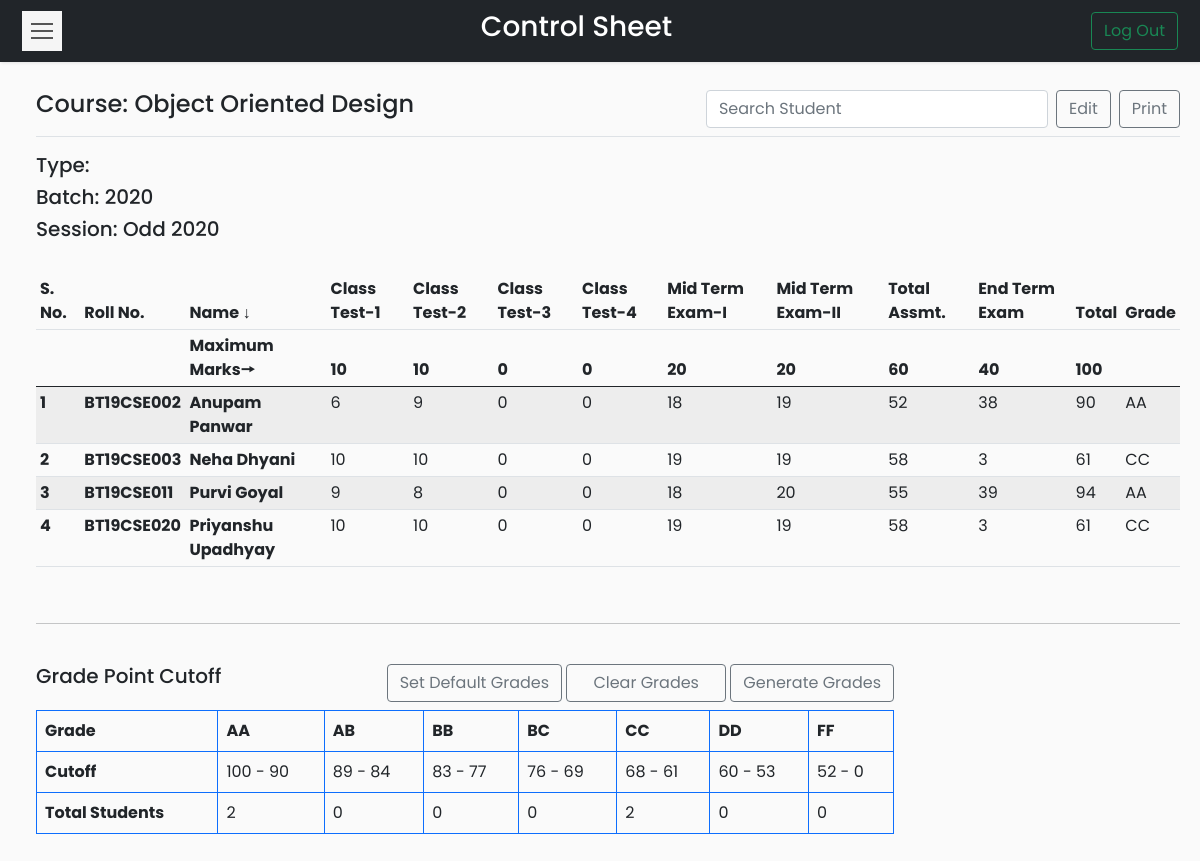
/Codes/coursetable.php?course=CSL-253 (signed in), run on an earlier commit of the app's database.
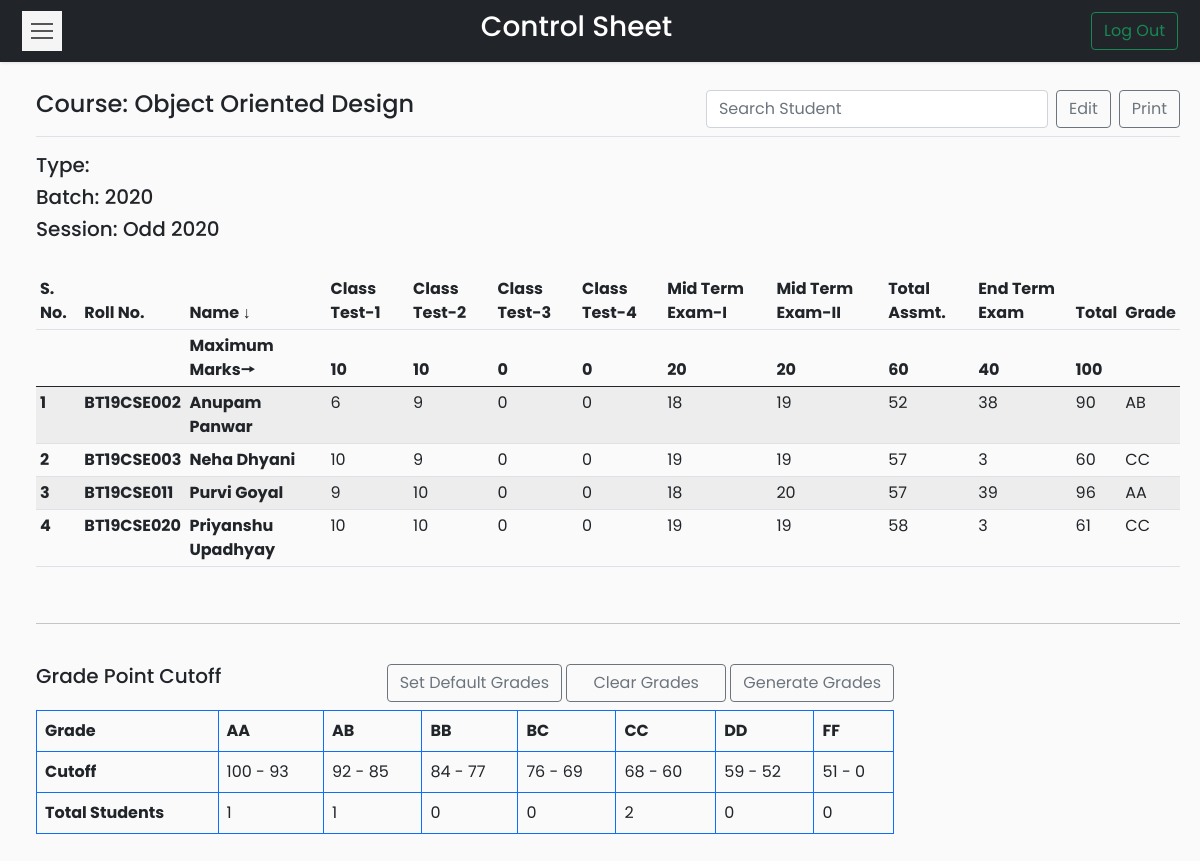
And on a later commit of the database.
### tables this page shows
CREATE TABLE `courses` (
  `id` int(11) NOT NULL,
  `course_name` varchar(50) NOT NULL,
  `course_code` varchar(20) NOT NULL,
  `batch` varchar(20) NOT NULL,
  `semester` varchar(20) NOT NULL,
  `mct1` int(11) NOT NULL,
  `mct2` int(11) NOT NULL,
  `mct3` int(11) NOT NULL,
  `mct4` int(11) NOT NULL,
  `mmt1` int(11) NOT NULL,
  `mmt2` int(11) NOT NULL,
  `mta` int(11) NOT NULL,
  `met` int(11) NOT NULL,
  `mt` int(11) NOT NULL,
  `flag` tinyint(1) DEFAULT 0,
  `type` varchar(5) DEFAULT NULL
);

CREATE TABLE `controlsheet` (
  `course_code` varchar(20) NOT NULL,
  `roll_no` varchar(20) NOT NULL,
  `name` varchar(20) NOT NULL,
  `class_test_1` varchar(8) NOT NULL,
  `class_test_2` varchar(8) NOT NULL,
  `class_test_3` varchar(8) NOT NULL,
  `class_test_4` varchar(8) NOT NULL,
  `mid_term_1` varchar(8) NOT NULL,
  `mid_term_2` varchar(8) NOT NULL,
  `total_assessment` int(11) NOT NULL,
  `end_term` varchar(8) NOT NULL,
  `total_marks` int(11) NOT NULL,
  `grade` varchar(5) DEFAULT NULL
);

CREATE TABLE `gradewindow` (
  `course_code` varchar(20) NOT NULL,
  `grade` varchar(5) NOT NULL,
  `lower_cutoff` float NOT NULL,
  `upper_cutoff` float NOT NULL,
  `no_of_students` int(11) DEFAULT NULL
);

### Codes/coursetable.php (the view, shortened to what this page needs)
<?php
if (isset($_SESSION['id'])) {
?>
    <!DOCTYPE html>
    <html>
    <head>
        <link rel="stylesheet" href="css/bootstrap.min.css">
        <link rel="stylesheet" href="css/custom.css">
        <?php
        require_once __DIR__ . '/connection/connect.php';
        if (isset($_GET['course'])) {
            $cd = $_GET['course'];
        } else {
            header('Location: dashboard.php?error=ERROR OCCURRED');
            exit();
        }
        ?>
    </head>
    <body>
        <nav class="navbar navbar-light bg-dark">
            <div class="container-fluid">
                <button type="button" id="sidebarCollapse" class="navbar-btn">
                    <span></span>
                    <span></span>
                    <span></span>
                </button>
                <span class="text-white h3">Control Sheet</span>
                <form class="d-flex">
                    <a href="logout.php">
                        <button class="btn btn-outline-success" type="button">Log Out</button>
                    </a>
                </form>
            </div>
        </nav>
        <div class="wrapper">
            <div id="content">
                <?php
                $sql = "SELECT course_name, semester, batch,type FROM courses WHERE course_code='$cd'";
                $result = $conn->query($sql);
                $row = $result->fetch_assoc();
                $cn = $row['course_name'];
                ?>
                <main class="col-md-auto ms-sm-3 col-lg-auto px-md-auto" id="printableTable">
                    <div class="d-flex justify-content-between flex-wrap flex-md-nowrap align-items-center pt-2 pb-2 mb-3 border-bottom btn-toolbar mb-3" role="toolbar" aria-label="Toolbar with button groups">
                        <h4 class="h4"><?php echo "Course: " . $cn ?></h4>
                        <div class="d-grid gap-2 d-flex" role="group" aria-label="First group">
                            <input type="search" class="form-control" id="datatable-search-input" placeholder="Search Student" onkeyup="filterTable()">
                            <a type="button" class="btn btn-outline-secondary" href=<?php
                                                                                    if ($_SESSION['name'] == 'Admin') {
                                                                                        echo "edit_admin.php?course=" . $cd;
                                                                                    } else {
                                                                                        echo "edit.php?course=" . $cd;
                                                                                    } ?>>Edit</a>
                            <a type="button" class="btn btn-outline-secondary" target="_blank" href="print.php?course=<?php echo $cd ?>">Print</a>
                        </div>
                    </div>
                    <h5>Type: <?php echo $row['type']; ?></h5>
                    <h5>Batch: <?php echo $row['batch']; ?></h5>
                    <h5>Session: <?php echo $row['semester']; ?></h5>
                    <br>
                    <div class="table-responsive">
                        <table class="table table-striped table-sm" id="table">
                            <thead>
                                <tr>
                                    <th>S. No.</th>
                                    <th>Roll No.</th>
                                    <th>Name ↓</th>
                                    <th>Class Test-1</th>
                                    <th>Class Test-2</th>
                                    <th>Class Test-3</th>
                                    <th>Class Test-4</th>
                                    <th>Mid Term Exam-I</th>
                                    <th>Mid Term Exam-II</th>
                                    <th>Total Assmt.</th>
                                    <th>End Term Exam</th>
                                    <th>Total</th>
                                    <th>Grade</th>
                                </tr>
                                <tr>
                                    <th></th>
                                    <th></th>
                                    <?php
                                    $sql = "SELECT * FROM courses WHERE course_code='$cd'";
                                    $result = $conn->query($sql);
                                    if ($row = $result->fetch_assoc()) {
                                    ?>
                                        <th>Maximum Marks🠖</th>
                                        <th><?php echo $row['mct1']; ?></th>
                                        <th><?php echo $row['mct2']; ?></th>
                                        <th><?php echo $row['mct3']; ?></th>
                                        <th><?php echo $row['mct4']; ?></th>
                                        <th><?php echo $row['mmt1']; ?></th>
                                        <th><?php echo $row['mmt2']; ?></th>
                                        <th><?php echo $row['mta']; ?></th>
                                        <th><?php echo $row['met']; ?></th>
                                        <th><?php echo $row['mt']; ?></th>
                                        <th></th>
                                    <?php } ?>
                                </tr>
                            </thead>
                            <tbody>
                                <?php
                                $sql = "SELECT * FROM controlsheet WHERE course_code='$cd'";
                                $result = $conn->query($sql);
                                $i = 1;
                                while ($row = $result->fetch_assoc()) { ?>
                                    <tr>
                                        <td><strong><?php echo $i++; ?></strong></td>
                                        <td><strong><?php echo $row['roll_no']; ?></strong></td>
                                        <td><strong><?php echo $row['name']; ?></strong></td>
                                        <td><?php echo $row['class_test_1']; ?></td>
                                        <td><?php echo $row['class_test_2']; ?></td>
                                        <td><?php echo $row['class_test_3']; ?></td>
                                        <td><?php echo $row['class_test_4']; ?></td>
                                        <td><?php echo $row['mid_term_1']; ?></td>
                                        <td><?php echo $row['mid_term_2']; ?></td>
                                        <td><?php echo $row['total_assessment']; ?></td>
                                        <td><?php echo $row['end_term']; ?></td>
                                        <td><?php echo $row['total_marks']; ?></td>
                                        <td><?php echo $row['grade']; ?></td>
                                    </tr>
                                <?php } ?>
                            </tbody>
                        </table>
                    </div>
                    <br>
                    <hr>
                    <br>
                    <div class="table-responsive grade">
                        <?php if ($_SESSION['name'] == 'Admin') { ?>
                            <div class="text-start h5">Grade Point Cutoff</div>
                        <?php } else { ?>
                            <div class="sameline grades">
                                <div class="text-start h5">Grade Point Cutoff</div>
                                <div>
                                    <a class="btn btn-outline-secondary mb-2" href="default.php?course=<?php echo $cd ?>">Set Default Grades</a>
                                    <a class="btn btn-outline-secondary mb-2" style="padding-right: 1.63rem; padding-left:1.63rem" href="clear.php?course=<?php echo $cd ?>">Clear Grades</a>
                                    <a class="btn btn-outline-secondary mb-2" href="generate.php?course=<?php echo $cd ?>">Generate Grades</a>
                                </div>
                            </div>
                        <?php } ?>
                        <table class="table table-bordered border-primary grades">
                            <thead>
                                <tr>
                                    <td><strong>Grade</strong></td>
                                    <?php
                                    $sql = "SELECT grade FROM gradewindow WHERE course_code='$cd' ORDER BY grade";
                                    $result = $conn->query($sql);
                                    while ($row = $result->fetch_assoc()) {
                                    ?>
                                        <td><strong><?php echo $row['grade'];
                                                } ?></strong></td>
                                </tr>
                            </thead>
                            <tbody>
                                <tr>
                                    <td scope="row"><strong>Cutoff</strong></td>
                                    <?php
                                    $sql = "SELECT grade,lower_cutoff,upper_cutoff FROM gradewindow WHERE course_code='$cd' ORDER BY grade";
                                    $result = $conn->query($sql);
                                    while ($row = $result->fetch_assoc()) {
                                    ?>
                                        <td scope="row"><?php echo $row['upper_cutoff']; ?> - <?php echo $row['lower_cutoff']; ?></td>
                                    <?php } ?>
                                </tr>
                                <tr>
                                    <td><strong>Total Students</strong></td>
                                    <?php
                                    $sql = "SELECT grade,no_of_students FROM gradewindow WHERE course_code='$cd' ORDER BY grade";
                                    $result = $conn->query($sql);
                                    while ($row = $result->fetch_assoc()) {
                                    ?>
                                        <td scope="row"><?php echo $row['no_of_students']; ?></td>
                                    <?php } ?>
                                </tr>
                            </tbody>
                        </table>
                    </div>
                </main>
            </div>
        </div>
    <?php
} else {
    header('Location: index.php?error=INVALID REQUEST');
    exit();
}
    ?>
    </body>
    </html>

### Codes/css/custom.css (style rules this page uses)
body { font-family: "Poppins", sans-serif; background: #fafafa; max-height: 100vh !important; overflow-y: scroll; }
a, a:hover, a:focus { color: inherit; text-decoration: none; transition: all 0.3s; }
.navbar { padding: 10px 10px; background: #fff; border: none; border-radius: 5; margin-bottom: 0px; box-shadow: 1px 1px 3px rgba(0, 0, 0, 0.1); }
.navbar-btn { box-shadow: none; outline: none !important; border: none; }
.wrapper { display: flex; width: 100%; align-items: stretch; perspective: 1500px; height: 100%; overflow-y: hidden; }
.grades { width: 75%; }
.sameline { display: flex; justify-content: space-between; }
#content { width: 100%; min-height: 93vh; padding: 20px; transition: all 0.3s; }
#sidebarCollapse { width: 40px; height: 40px; background: #f5f5f5; cursor: pointer; }
#sidebarCollapse span { width: 80%; height: 2px; margin: 0 auto; display: block; background: #555; transition: all 0.8s cubic-bezier(0.81, -0.33, 0.345, 1.375); transition-delay: 0.2s; }
#sidebarCollapse span:first-of-type { transform: rotate(45deg) translate(2px, 2px); }
#sidebarCollapse span:nth-of-type(2) { opacity: 0; }
#sidebarCollapse span:last-of-type { transform: rotate(-45deg) translate(1px, -1px); }
@media (max-width: 10000px) { #sidebarCollapse span:first-of-type, #sidebarCollapse span:nth-of-type(2), #sidebarCollapse span:last-of-type { transform: none; opacity: 1; margin: 5px auto; } }

What changed in the data, as far as the page shows it:
changed controlsheet "BT19CSE002": grade "AA" → "AB"
changed controlsheet "BT19CSE003": class_test_2 "10" → "9"; total_assessment "58" → "57"; total_marks "61" → "60"
changed controlsheet "BT19CSE011": class_test_2 "8" → "10"; total_assessment "55" → "57"; total_marks "94" → "96"
changed gradewindow "AA": lower_cutoff "90" → "93"; no_of_students "2" → "1"
changed gradewindow "AB": upper_cutoff "89" → "92"; lower_cutoff "84" → "85"; no_of_students "0" → "1"
changed gradewindow "BB": upper_cutoff "83" → "84"
changed gradewindow "CC": lower_cutoff "61" → "60"
changed gradewindow "DD": upper_cutoff "60" → "59"; lower_cutoff "53" → "52"
changed gradewindow "FF": upper_cutoff "52" → "51"
